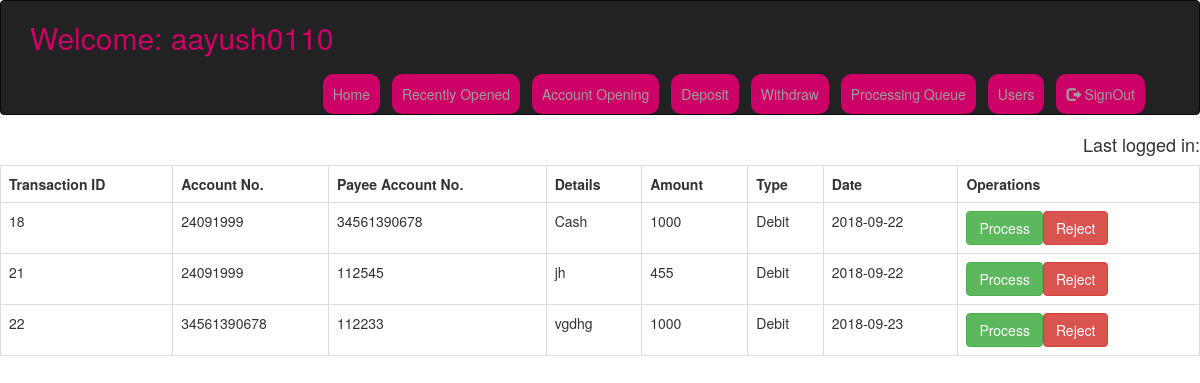
The page /process.php (signed in) on the database its author committed.
### tables this page shows
CREATE TABLE `transaction` (
  `t_id` int(20) NOT NULL,
  `t_acno` bigint(20) NOT NULL,
  `t_pacno` bigint(20) DEFAULT NULL,
  `t_details` varchar(20) NOT NULL,
  `t_amount` bigint(20) NOT NULL,
  `t_type` varchar(10) NOT NULL,
  `t_date` date NOT NULL,
  `t_status` varchar(5) DEFAULT NULL
);

### process.php (the view)
<?php include"chead.php";?>
<link rel="stylesheet" href="bootstrap-3.3.6-dist/css/bootstrap.css" />
<?php
include"connect.php";
  $res= mysqli_query($con,"select * from transaction where t_status='P'")or die(mysqli_error());
?>
<table class="table table-bordered table-bordered table-hover">
 <tr>
   <th>Transaction ID</th><th>Account No.</th><th>Payee Account No.</th><th>Details </th><th>Amount </th><th>Type </th><th>Date </th><th>Operations </th>
 </tr>
  <?php while($row=mysqli_fetch_array($res)){?>
     <tr>
     <td><?php echo $row[0];?></td>
     <td><?php echo $row[1];?></td>
     <td><?php echo $row[2];?></td>
     <td><?php echo $row[3];?></td>
     <td><?php echo $row[4];?></td>
     <td><?php echo $row[5];?></td>
     <td><?php echo $row[6];?></td>
      <td><button type="button" class="btn btn-success"><a href="transferreg.php?id=<?php echo $row[0];?>&b=process&acc=<?php echo $row[2];?>&amt=<?php echo $row[4];?>&det=<?php echo $row[3];?>" style="color:#FFF;">Process</a></button><button type="button" class="btn btn-danger"><a href="adminstatus.php?id=<?php echo $row[0];?>&b=reject" style="color:#FFF;">Reject</a></button></td>
     </tr>
  <?php }?>
</table>
</body>
</html>

### rows shown on the page
transaction: t_id "18", t_acno "24091999", t_pacno "34561390678", t_details "Cash", t_amount "1000", t_type "Debit", t_date "2018-09-22"
transaction: t_id "21", t_acno "24091999", t_pacno "112545", t_details "jh", t_amount "455", t_type "Debit", t_date "2018-09-22"
transaction: t_id "22", t_acno "34561390678", t_pacno "112233", t_details "vgdhg", t_amount "1000", t_type "Debit", t_date "2018-09-23"

### other values the page prints
$_SESSION['my'] "aayush0110"
